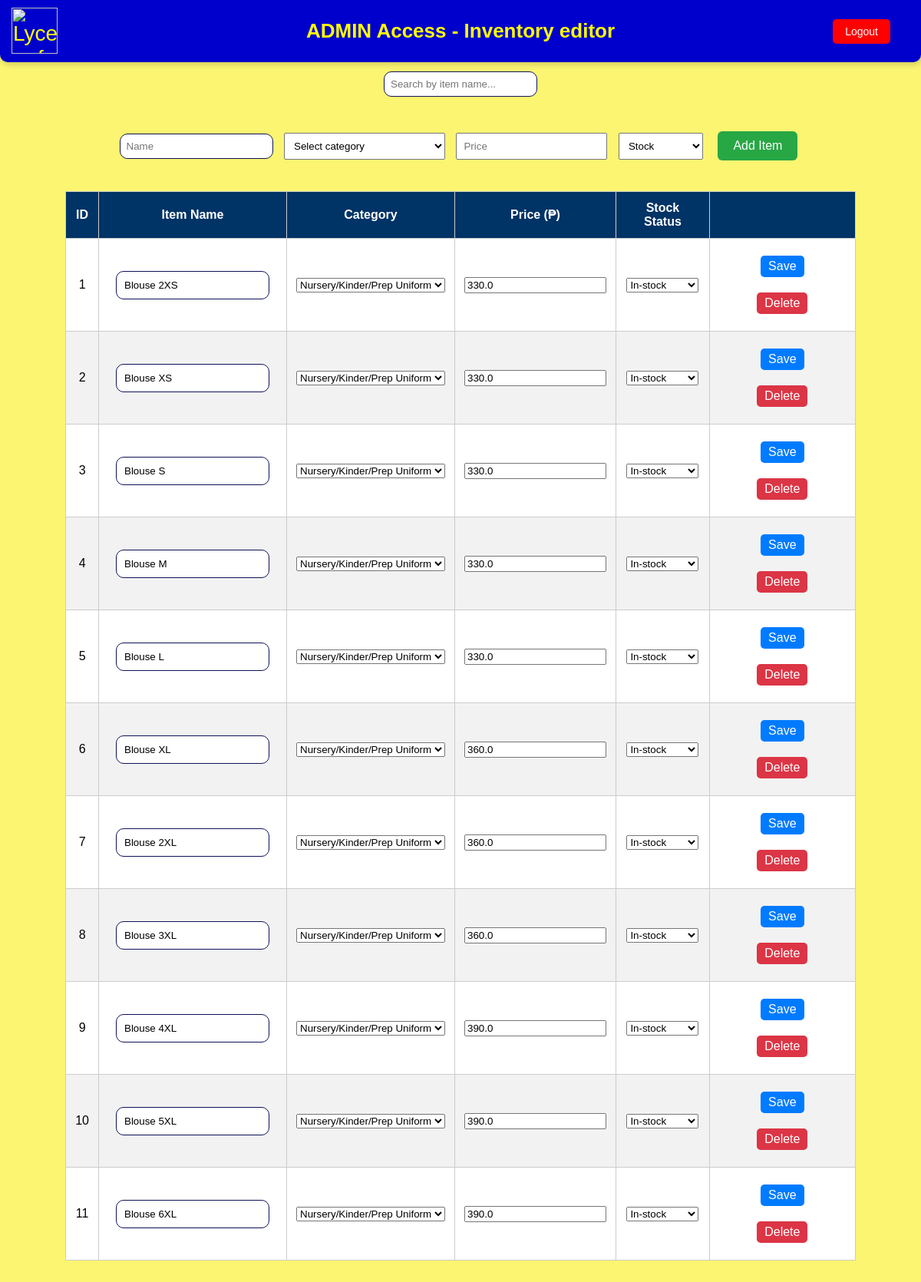
/admin (signed in), run on the app's committed database.
### tables this page shows
CREATE TABLE "items" (
                id INTEGER PRIMARY KEY AUTOINCREMENT,
                name TEXT NOT NULL,
                category TEXT CHECK(category IN ('School supplies', 'Uniforms', 'Nursery/Kinder/Prep Uniform', 'Grade 1-6 Uniform', 'Grade 7-12 Uniform', 'College - Uniform', 'Others')) NOT NULL,
                price REAL NOT NULL,
                stock_status TEXT CHECK(stock_status IN ('In-stock', 'Out of stock')) NOT NULL
            );

### bookstore_run.py (the view)
@app.route('/admin')
@requires_login
def admin():
    with sqlite3.connect(DB_FILE) as conn:
        conn.row_factory = sqlite3.Row
        cursor = conn.cursor()
        cursor.execute("SELECT * FROM items")
        rows = cursor.fetchall()
    return render_template('admin.html', items=rows)

### bookstore_run.py (called while the page is built)
def requires_login(f):
    @wraps(f)
    def decorated(*args, **kwargs):
        if not session.get('logged_in'):
            return redirect(url_for('login'))
        return f(*args, **kwargs)
    return decorated

### templates/admin.html (shortened to what this page needs)
<html>
<head>
    <link rel="stylesheet" href="/static/style.css">
</head>
<body>
   	<header>
        <h1>ADMIN Access - Inventory editor</h1>
			<img src="https://i.ibb.co/TBZTnjSF/logo.png" alt="Lyceum of Alabang" class="logo-left">
		<a href="/logout" onclick="return confirm('Are you sure you want to log out?')"; style="font-size: 14px; position: absolute; top: 25px; right: 40px; background: red; color: white; padding: 8px 16px; border-radius: 5px; text-decoration: none;">
    Logout
</a>
    </header>
		<div class="search-form">
        <br><input type="text" id="searchInput" placeholder="Search by item name..." onkeyup="searchTable()">
    </div>
    <form class="add-form" action="/admin/add" method="post">
        <input type="text" name="name" placeholder="Name" required>
        <select name="category" required>
			<option value="" disabled selected hidden>Select category</option>
        </select>
        <input type="number" name="price" step="0.01" placeholder="Price" required>
        <select name="stock_status" required>
			<option value="" disabled selected hidden>Stock</option>
        </select>
        <button type="submit">Add Item</button>
    </form>
    <table id="itemsTable">
        <thead>
            <tr>
                <th>ID</th>
                <th>Item Name</th>
                <th>Category</th>
                <th>Price (₱)</th>
                <th>Stock Status</th>
                <th></th>
            </tr>
        </thead>
        <tbody>
            {% for item in items %}
			<tr>
				<form method="POST" action="/admin/edit/{{ item['id'] }}" class="inline-form">
					<td>{{ item['id'] }}</td>
					<td><input type="text" name="name" value="{{ item['name'] }}" required></td>
					<td>
						<select name="category" required>
							<option value="Nursery/Kinder/Prep Uniform" {% if item['category'] == 'Nursery/Kinder/Prep Uniform' %}selected{% endif %}>Nursery/Kinder/Prep Uniform</option>
						</select>
					</td>
					<td><input type="number" name="price" value="{{ item['price'] }}" required></td>
					<td>
						<select name="stock_status" required>
							<option value="In-stock" {% if item['stock_status'] == 'In-stock' %}selected{% endif %}>In-stock</option>
						</select>
					</td>
					<td>
						<button type="submit" class="edit-btn">Save</button>
					</form>
					<form method="POST" action="/admin/delete/{{ item['id'] }}" style="display:inline;" onsubmit="return removeItem();">
						<button type="submit" class="delete-btn">Delete</button>
					</form>
			</tr>
            {% endfor %}
        </tbody>
    </table>
</body>
</html>

### static/style.css (style rules this page uses)
body { background-color: #fbf572; font-family: Arial, sans-serif; text-align: center; padding: 20px; }
h1, h2, h3 { color: #0e1259; }
button { background-color: #0e1259; color: white; border: none; padding: 10px 20px; margin: 10px; font-size: 16px; cursor: pointer; border-radius: 10px; }
input[type="text"] { padding: 10px; margin: 10px; border-radius: 10px; border: 1px solid #0e1259; width: 200px; }
table, th, td { border: 1px solid #ccc; border-collapse: collapse; padding: 10px; }

### templates/admin.html (style rules this page uses)
body { font-family: Arial, sans-serif; padding: 20px; margin-top: 50px }
header { position: fixed; top: 0; left: 0; right: 0; background-color: rgb(0, 0, 204); color: yellow; font-size: 28px; padding: 25px 200px; margin: 0; border-radius: 0 0 10px 10px; box-shadow: 2px 2px 8px rgba(0,0,0,0.2); z-index: 1000; }
header h1 { color: yellow; font-size: 26px; margin: 0; }
.logo-left, .logo-right { position: absolute; top: 20px; width: 50px; height: 50px; }
.logo-left { position: absolute; top: 10px; left: 15px; width: 60px; height: 60px; }
.add-form, .search-form { text-align: center; margin-bottom: 30px; }
.add-form input, .add-form select, .search-form input { padding: 8px; margin: 5px; }
.add-form button { padding: 10px 20px; background-color: #28a745; color: white; border: none; border-radius: 6px; cursor: pointer; }
table { width: 90%; margin: 0 auto; border-collapse: collapse; background-color: white; }
th, td { border: 1px solid #ccc; padding: 12px; text-align: center; }
th { background-color: #003366; color: white; }
tr:nth-child(even) { background-color: #f2f2f2; }
.edit-btn, .delete-btn { padding: 5px 10px; border-radius: 5px; text-decoration: none; color: white; }
.edit-btn { background-color: #007bff; }
.delete-btn { background-color: #dc3545; }
form.inline-form { display: inline; }

### data on the page
items: id "1", name "Blouse 2XS", category "Nursery/Kinder/Prep Uniform", price "330.0", stock_status "In-stock"
items: id "2", name "Blouse XS", category "Nursery/Kinder/Prep Uniform", price "330.0", stock_status "In-stock"
items: id "3", name "Blouse S", category "Nursery/Kinder/Prep Uniform", price "330.0", stock_status "In-stock"
items: id "4", name "Blouse M", category "Nursery/Kinder/Prep Uniform", price "330.0", stock_status "In-stock"
items: id "5", name "Blouse L", category "Nursery/Kinder/Prep Uniform", price "330.0", stock_status "In-stock"
items: id "6", name "Blouse XL", category "Nursery/Kinder/Prep Uniform", price "360.0", stock_status "In-stock"
items: id "7", name "Blouse 2XL", category "Nursery/Kinder/Prep Uniform", price "360.0", stock_status "In-stock"
items: id "8", name "Blouse 3XL", category "Nursery/Kinder/Prep Uniform", price "360.0", stock_status "In-stock"
items: id "9", name "Blouse 4XL", category "Nursery/Kinder/Prep Uniform", price "390.0", stock_status "In-stock"
items: id "10", name "Blouse 5XL", category "Nursery/Kinder/Prep Uniform", price "390.0", stock_status "In-stock"
items: id "11", name "Blouse 6XL", category "Nursery/Kinder/Prep Uniform", price "390.0", stock_status "In-stock"
